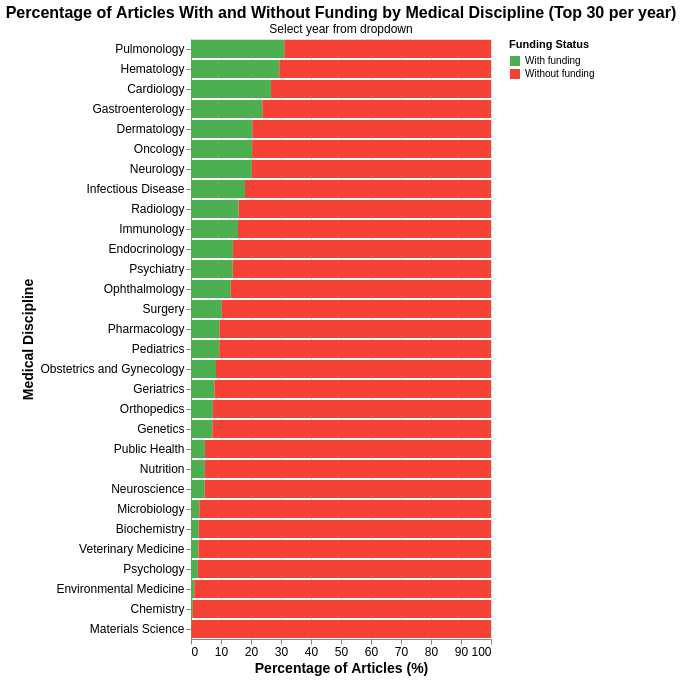

Vega-Lite specification stored for this chart:
### Vega-Lite specification from a JSON file in a GitHub repository (floating-point values rounded to 4 significant figures; data arrays with more than 128 entries replaced by an {"elided": "..."} marker saying what was removed)
{"config": {"view": {"continuousWidth": 300, "continuousHeight": 300}, "axis": {"labelFontSize": 12, "titleFontSize": 14}, "title": {"fontSize": 16}}, "data": {"name": "data-974ecfa8e10c4a5a402412dd4c713671"}, "mark": {"type": "bar"}, "encoding": {"color": {"field": "funding_status", "scale": {"domain": ["With funding", "Without funding"], "range": ["#4CAF50", "#F44336"]}, "title": "Funding Status", "type": "nominal"}, "tooltip": [{"field": "medgemma_extraction", "title": "Discipline", "type": "nominal"}, {"field": "funding_status", "title": "Status", "type": "nominal"}, {"field": "count", "title": "Articles", "type": "quantitative"}, {"field": "percentage", "format": ".1f", "title": "Percentage", "type": "quantitative"}, {"field": "total", "title": "Total Articles", "type": "quantitative"}], "x": {"field": "percentage", "scale": {"domain": [0, 100]}, "title": "Percentage of Articles (%)", "type": "quantitative"}, "y": {"field": "medgemma_extraction", "sort": {"field": "funded_pct", "order": "descending"}, "title": "Medical Discipline", "type": "nominal"}}, "height": 600, "params": [{"name": "year_selection", "bind": {"input": "select", "options": [2017, 2018, 2019, 2020, 2021, 2022, 2023], "name": "Year: "}, "value": 2023}], "title": {"text": ["Percentage of Articles With and Without Funding by Medical Discipline (Top 30 per year)"], "subtitle": ["Select year from dropdown"]}, "transform": [{"filter": "datum.Anno == year_selection"}], "width": "container", "$schema": "https://vega.github.io/schema/vega-lite/v5.20.1.json", "datasets": {"data-974ecfa8e10c4a5a402412dd4c713671": {"elided": "419 records"}}}
